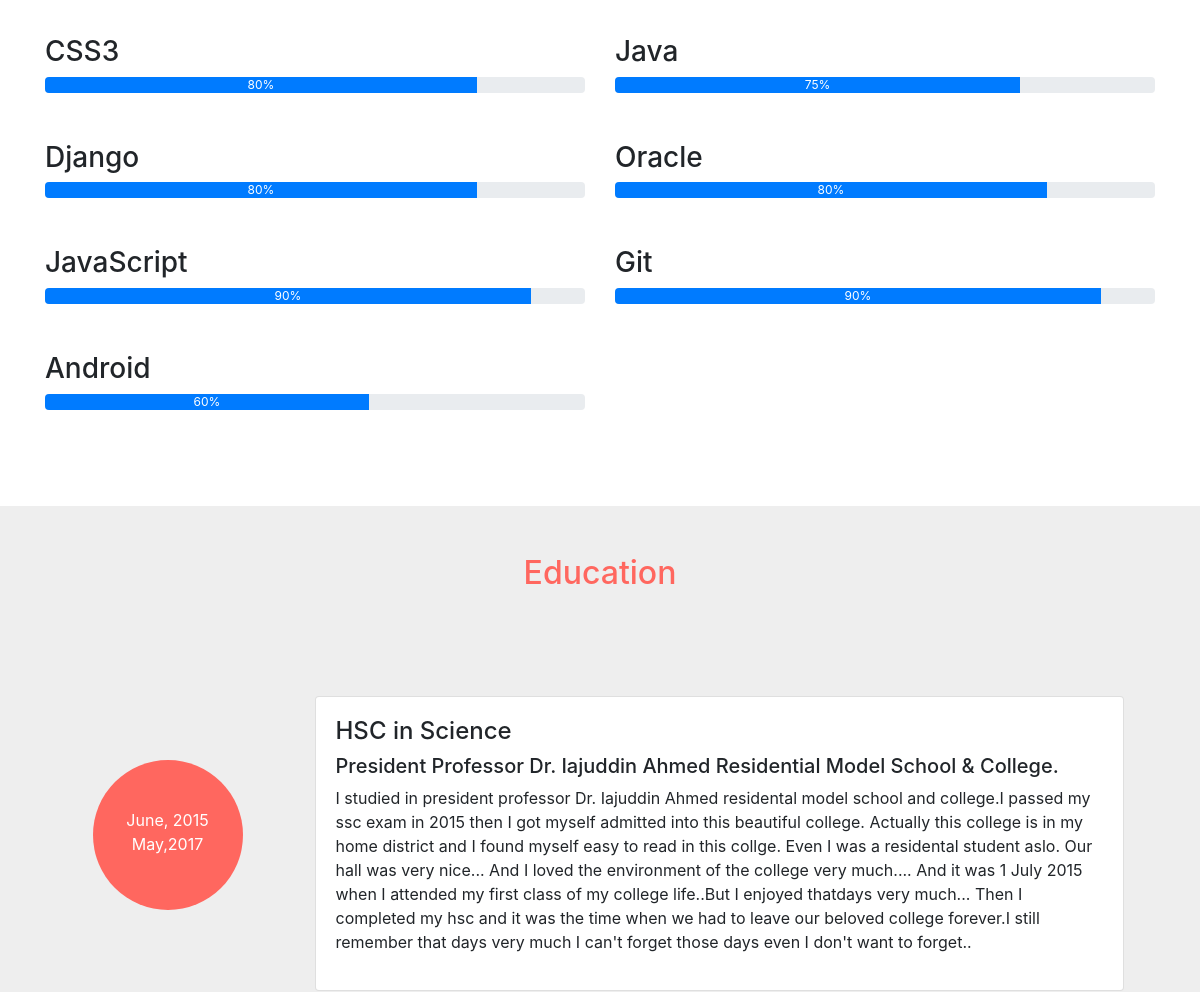
Before: / (middle part) with the older database file.
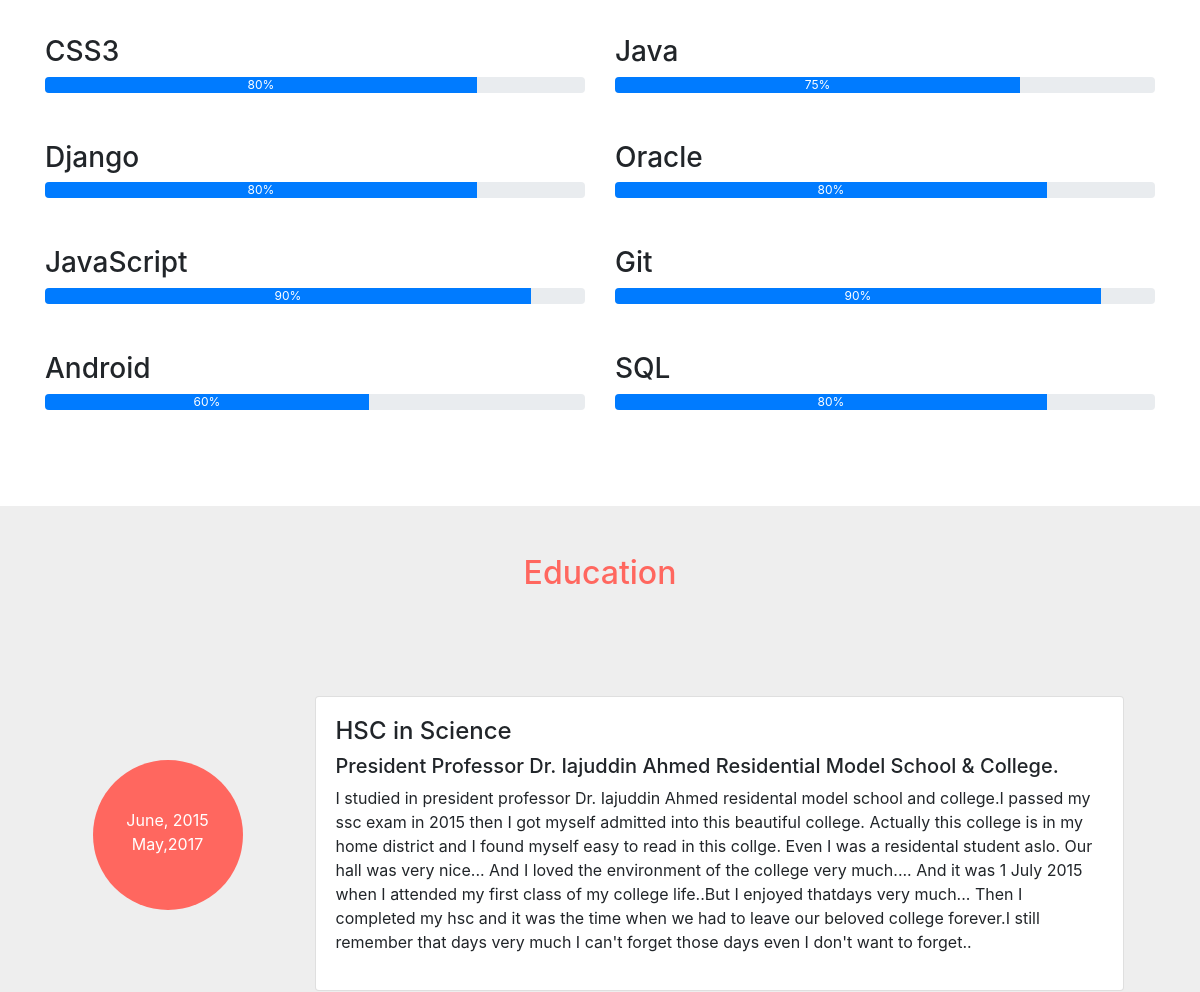
After: the same page with the newer database file.
### Portfolio_App/models.py (models this page shows, shortened)
class Skill(models.Model):
    skillname = models.CharField(max_length=30)
    skillPercent = models.IntegerField()

### Portfolio_App/views.py (the view)
# urls.py: path('', views.index, name='index'),
def index(request):
    skills = Skill.objects.all()
    projects = Project.objects.all()
    portfolio_pics = Portfolio.objects.all()
    return render(request, 'Portfolio_App/index.html', context={'skills': skills, 'projects': projects, 'portfolio_pics': portfolio_pics})

### Portfolio_App/templates/Portfolio_App/index.html (shortened to what this page needs)
{% load static %}
<!DOCTYPE html>
<html lang="en">
<head>
    <link rel="stylesheet" href="https://cdnjs.cloudflare.com/ajax/libs/animate.css/4.0.0/animate.min.css">
    <link rel="stylesheet" href="https://stackpath.bootstrapcdn.com/bootstrap/4.5.0/css/bootstrap.min.css"
>
    <link rel="stylesheet" type="text/css" href="{% static 'style.css' %}" />
</head>
<body>
    {% include 'Portfolio_App/navbar.html' %}
    {% include 'Portfolio_App/about.html' %}
    <div class="container" id="SKILLS">
        <div class="row py-5">
            {% for skill in skills %}
            <div class="col-md-6 animate-box  pb-5" data-animate-effect="fadeInRight">
                <div class="progress-wrap">
                    <h3>{{skill.skillname}}</h3>
                    <div class="progress">
                        <div class="progress-bar color-6" role="progressbar" aria-valuenow="{{skill.skillPercent}}"
                            aria-valuemin="0" aria-valuemax="100" style="width:{{ skill.skillPercent }}%">
                            <span>{{skill.skillPercent}}%</span>
                        </div>
                    </div>
                </div>
            </div>
            {% endfor %}
        </div>
    </div>
    {% include 'Portfolio_App/education.html' %}
    {% include 'Portfolio_App/contact.html' %}
    {% include 'Portfolio_App/footer.html' %}
</body>
</html>

Changed rows visible on the page:
added Skill: skillname "SQL", skillPercent "80"
